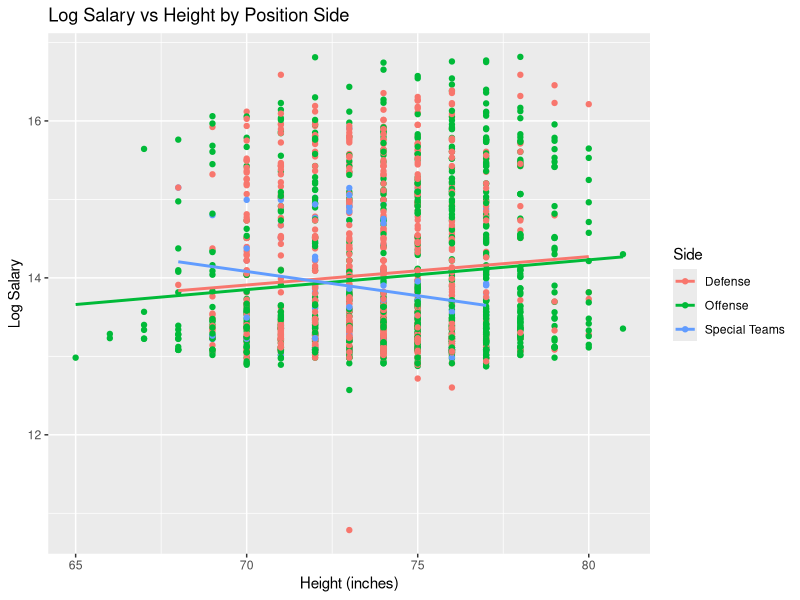
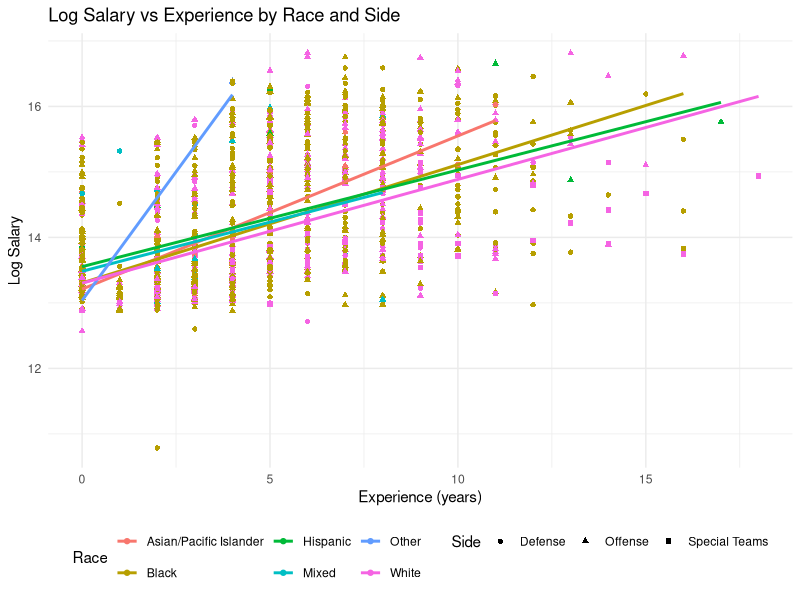
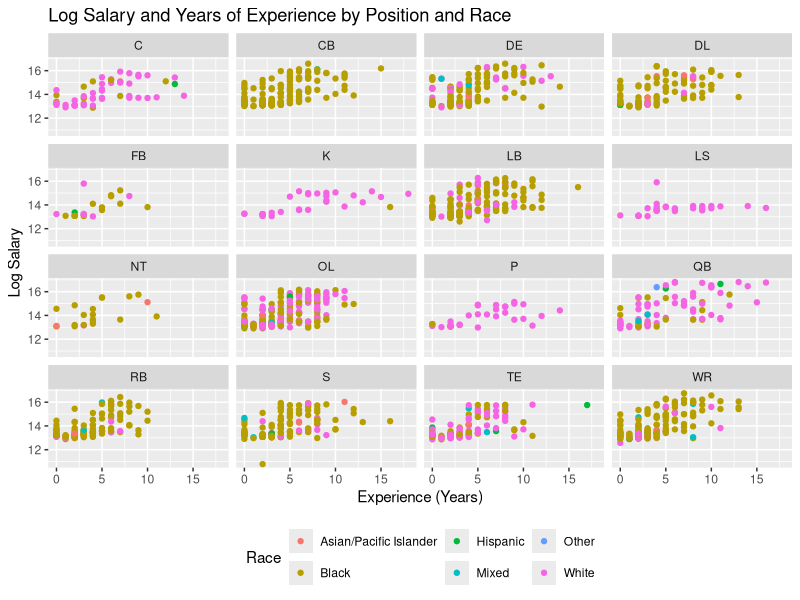
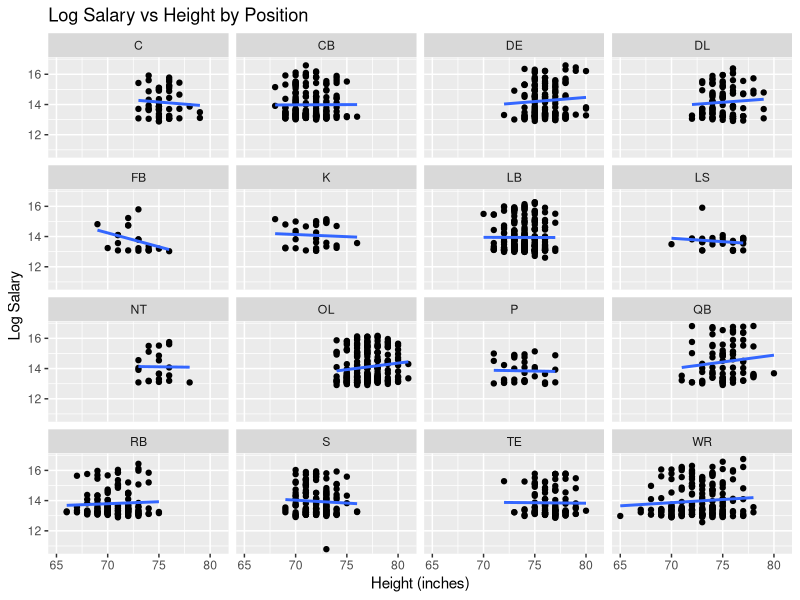
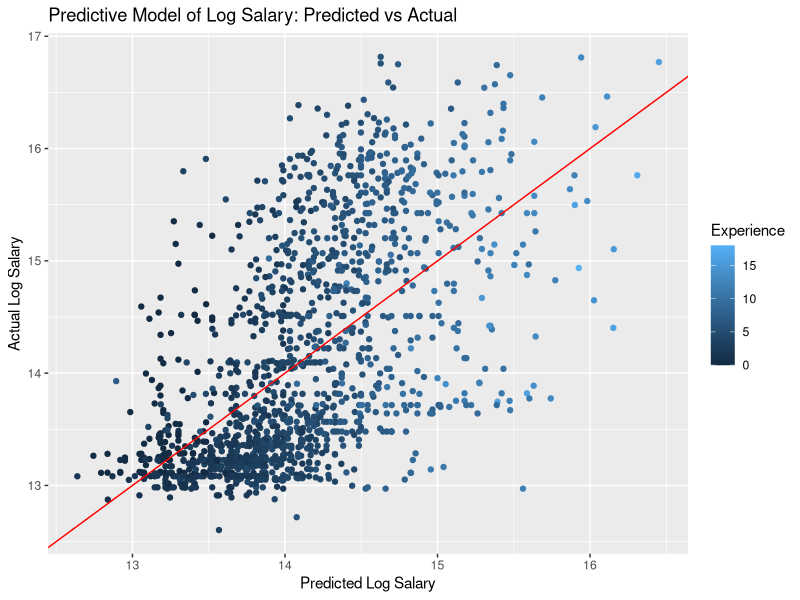
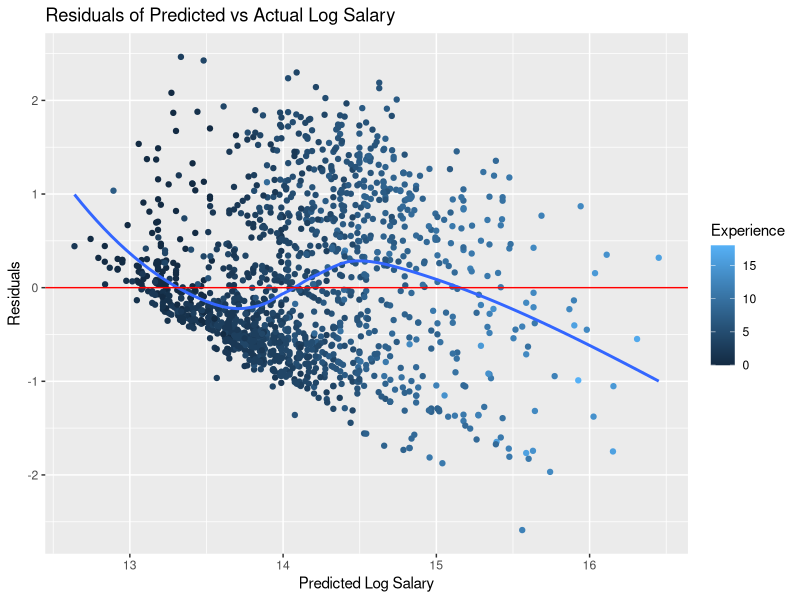
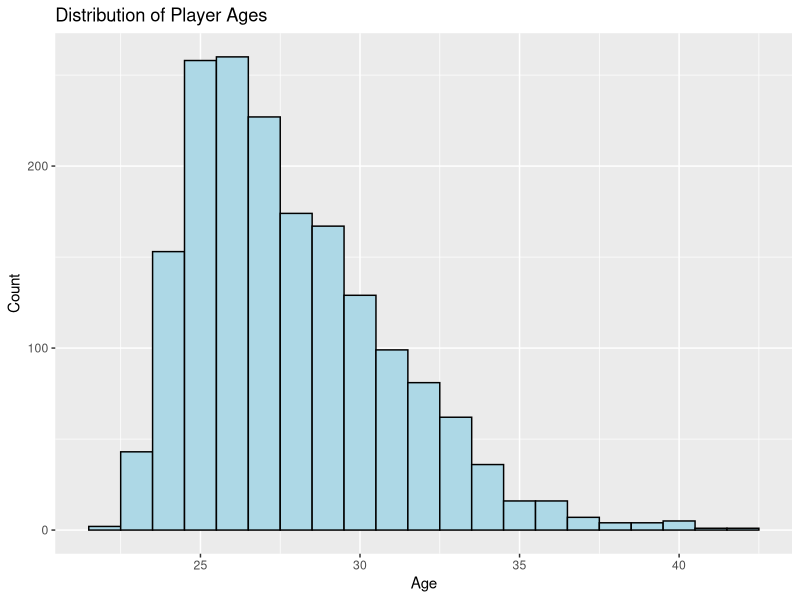
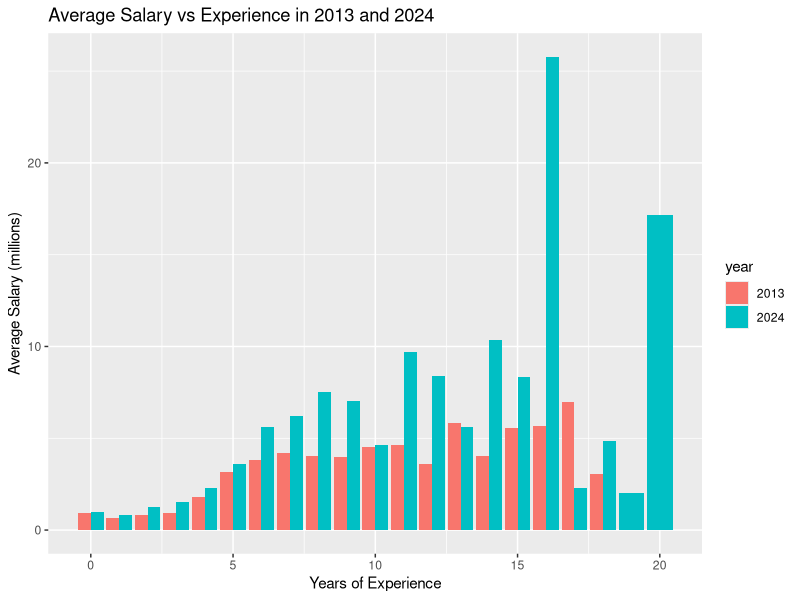

Write R code to recreate these figures, in order.
## ---- chunk 1
library( tidyverse )
library(scales)
knitr::opts_chunk$set(
    echo = TRUE,
    warning = FALSE,
    message = FALSE
    )

#Read in the data, note that we define several values in the original dataset as NA
nfl <- read_csv( "data/NFL-Census-Data-9.2.2013_clean.csv", 
                 na = c("NA","N/A","", "n/a", "#VALUE!") )

## ---- chunk 2
# Highest salary
max(nfl$Salary, na.rm = TRUE)

# Lowest salary
min(nfl$Salary, na.rm = TRUE)
## ---- chunk 3

nfl %>% 
    filter( Team == "SF" )  %>% 
    arrange( desc( Salary ) ) %>% 
    select( "Player Name", College, State ) %>% 
    head(5)
## ---- chunk 4

# Create a cleaned dataframe with NAs removed from Salary column

clean.dat <- nfl %>% 
    filter( !is.na( Salary ) )

clean.dat %>% 
    group_by( Position ) %>% 
    summarise( mean_salary = mean( Salary ), count = n() ) %>% 
    arrange( desc( mean_salary ) )

## ---- chunk 5
# Add logSal variable and clean up a data point with a typo

clean.dat <- clean.dat %>%
    mutate( logSal = log( Salary), Height = if_else(Height == "6;2/;", "6'2\"", Height ) )


model <- lm( logSal ~ Height, data = clean.dat )
summary( model )
exp( coef( model ) )

## ---- chunk 6
# Create a new model that incorporates both Position and Height

model <- lm( logSal ~ Height + Position, data = clean.dat )
summary( model )
exp( coef( model ) )

## ---- chunk 7
# Convert height into total inches

clean.dat <- clean.dat %>%
    separate( Height, into = c("feet", "inches"), sep = "'" ) %>%
    mutate( feet = parse_number( feet ), 
            inches = parse_number( inches ), 
            total_inches = feet * 12 + inches )

clean.dat %>% 
    group_by( Position ) %>% 
    summarise( mean_weight = mean( Weight, na.rm = TRUE ), 
               mean_height = mean( total_inches, na.rm = TRUE ) ) 

## ---- chunk 8

clean.dat <- clean.dat %>%
    mutate( Side = case_when(
        Position %in% c("C", "FB", "OL", "QB", "RB", "TE", "WR") ~ "Offense",
        Position %in% c("CB", "DE", "DL", "LB", "NT", "S") ~ "Defense",
        Position %in% c("K", "LS", "P") ~ "Special Teams",
        TRUE ~ NA_character_
    ) )

# Plot with the new `Side` variable instead of `Position`
ggplot( clean.dat, aes( x = total_inches, y = logSal, color = Side ) ) +
    geom_point() +
    geom_smooth( method = "lm", se = FALSE ) +
    labs( title = "Log Salary vs Height by Position Side",
          x = "Height (inches)",
          y = "Log Salary" ) +
    theme(legend.position = "right")

## ---- chunk 9

# Remove NA from Race column

clean.dat <- clean.dat %>% 
    filter( !is.na( Race ) )

# Combine Asian/Pacific Islander and Pacific Islander into one category called
# Asian/Pacific Islander, and Iranian, Native American, and Other into one
# category called Other. 

clean.dat <- clean.dat %>%
  mutate(
    Race = if_else(
      Race == "Pacific Islander",
      "Asian/Pacific Islander",
      Race
    )
  ) %>%
  mutate(
    Race = if_else(
      Race %in% c("Native American", "Other", "Iranian"),
      "Other",
      Race
    )
  )

ggplot(clean.dat, aes(x = Experience, y = logSal, color = Race)) +
  geom_point(aes(shape = Side)) +  
  geom_smooth(method = "lm", se = FALSE) +        
  labs(
    title = "Log Salary vs Experience by Race and Side",
    x = "Experience (years)",
    y = "Log Salary",
    shape = "Side"
  ) +
  theme_minimal() +
  theme(legend.position = "bottom")

## ---- chunk 10
# Using facet wrap, we broke out the data by Position (rather than Side).

ggplot( clean.dat, aes( x = Experience, y = logSal, color = Race ) ) +
    facet_wrap(~Position) +
    geom_point() +
    labs( title = "Log Salary and Years of Experience by Position and Race",
          x = "Experience (Years)",
          y = "Log Salary") +
    theme(legend.position = "bottom")


## ---- chunk 11
# Using facet wrap to break out the data by Position, and plotted log salary
# against height (in inches)

ggplot( clean.dat, aes( x = total_inches, y = logSal)) +
    facet_wrap(~Position) +
    geom_point() +
    geom_smooth( method = "lm", se = FALSE ) +
    labs( title = "Log Salary vs Height by Position",
          x = "Height (inches)",
          y = "Log Salary" ) +
    theme(legend.position = "bottom")

## ---- chunk 12

# I was cleaning na when fitting the model, so I got an error saying: ! Can't
# recycle input of size 1743 to size 1745. Then ChatGPT suggested to clean the
# data before fitting the model.

clean2 <- na.omit(clean.dat)

model_final <- lm( 
  logSal ~ Experience + Age + Position, 
  data = clean2,
  na.action = na.omit)

clean2$pred_logSal <- predict(model_final)

summary( model_final )

## ---- chunk 13

clean2 <- clean2 %>%
  filter(complete.cases(Experience, Age, Position))

# the above line was suggested by chatgpt after failing to filter na in multiple
# variables.

# model predicted vs actual
ggplot( clean2, aes( x = predict( model_final ), 
                     y = logSal , color = Experience) ) +
    geom_point() +
    geom_abline( slope = 1, intercept = 0, col = "red" ) +
    labs( title = "Predictive Model of Log Salary: Predicted vs Actual",
        y = "Actual Log Salary", 
        x = "Predicted Log Salary" 
        )
## ---- chunk 14
# residuals plot
ggplot( clean2, aes( x = predict( model_final ), 
                     y = resid( model_final ), color = Experience ) ) +
    geom_point() +
    geom_smooth( method = "loess", se = FALSE ) +
    geom_hline( yintercept = 0, col = "red" ) +
    labs( 
        title = "Residuals of Predicted vs Actual Log Salary",
        x = "Predicted Log Salary",
        y = "Residuals" 
        )

## ---- chunk 15
# Histogram of player ages

clean.dat %>%
    ggplot( aes( x = Age ) ) +
    geom_histogram( binwidth = 1, fill = "lightblue", color = "black" ) +
    labs( title = "Distribution of Player Ages",
          x = "Age",
          y = "Count" )

# Let's use the 75th percentile to estimate the age of retirement for NFL players.

quantile( clean.dat$Age, probs = 0.75, na.rm = TRUE )

summary( clean.dat$Age, na.rm = TRUE)
    
## ---- chunk 16
# With the help from ChatGPT, we clarified which sub-positions fall into the broader position categories (initials added to the list by us). 

table(clean.dat$Position)

# Not clearly indicated on the list from statista.com:
# C   DE   FB   LS  NT     S   
# Center, Defensive End, Fullback, Long Snapper, Nose Tackle, Safety

# List from statista.com, updated with missing positions based on ChatGPT's advice: 
# Kickers/punters (K, P, LS): 4.87 years
# Quarterbacks (QB): 4.44
# Offensive Linemen (OL, C): 3.63
# Defensive Linemen (DL, DE, NT): 3.24
# Linebackers (LB): 2.97
# Cornerbacks (CB, S): 2.94
# Tight Ends (TE): 2.85
# Wide receivers (WR): 2.81
# Running backs (RB, FB): 2.57
# Average across all positions: 3.3
## ---- chunk 17

clean.dat <- clean.dat %>%
    mutate( Career_Length = case_when(
        Position %in% c("K", "P", "LS") ~ 4.87,
        Position == "QB" ~ 4.44,
        Position %in% c("OL", "C") ~ 3.63,
        Position %in% c("DL", "DE", "NT") ~ 3.24,
        Position == "LB" ~ 2.97,
        Position %in% c("CB", "S") ~ 2.94,
        Position == "TE" ~ 2.85,
        Position == "WR" ~ 2.81,
        Position %in% c("RB", "FB") ~ 2.57,
        TRUE ~ NA_real_
    ) )

## ---- chunk 18

clean.dat %>% 
    group_by( Position ) %>% 
    summarise( median_salary = median( Salary, na.rm = TRUE ) ) 

# Put this data into a new data frame

position_earnings <- clean.dat %>%
    group_by( Position ) %>%
    summarise( median_salary = median( Salary, na.rm = TRUE ), 
               career_length = first( Career_Length ), 
               count = n() ) %>%
    mutate( lifetime_earnings = median_salary * career_length )


# Now we need a weighted average of lifetime earnings by position, based on the
# proportion of positions in the NFL dataset as a whole

position_earnings %>% 
    summarize(avg_lifetime = sum( (lifetime_earnings * count )/ sum( count )) )

## ---- chunk 19
nfl_24 <- read_csv( "data/Master-Player-List-2024.csv", 
                 na = c("NA","N/A","", "n/a", "#VALUE!") )

# Removing NAs from CapHit in 2024 dataset
clean.dat.24 <- nfl_24 %>% 
    filter( !is.na( CapHit ) )

# Creating Salary variable in 2024 dataset from CapHit
clean.dat.24 <- clean.dat.24 %>% 
    mutate( Salary = parse_number( CapHit ) )

# Finding the middle and average salary in both 2013 and 2024     
clean.dat %>% 
    filter( !is.na( Salary ) ) %>%
    summarise( mean_2013 = mean( Salary ), 
               median_2013 = median( Salary ) )
               
clean.dat.24 %>% 
    filter( !is.na( Salary ) ) %>%
    summarise( mean_2024 = mean( Salary ), 
               median_2024 = median( Salary ) )

# Calculating the mean difference in pay between salaries in 2024 and 2013
pay_diff = mean( clean.dat.24$Salary ) - mean( clean.dat$Salary )
pay_diff

## ---- chunk 20
# Converting YrsExp variable in 2024 dataset to numeric, treating "R" as 0 years
# of experience

clean.dat.24 <- clean.dat.24 %>%
  mutate(
    Experience = ifelse(YrsExp == "R", "0", YrsExp),
    Experience= as.numeric(Experience) )

# Cleaning position in 2024 dataset and creating Side variable similar to 2013
# dataset

clean.dat.24 <- clean.dat.24 %>%
  mutate(
    Side = case_when(
      Position %in% c(
        "C", "FB", "OT", "OG", "QB",
        "RB", "TE", "WR", "OL"
      ) ~ "Offense",
      
      Position %in% c(
        "DB", "LB", "DE", "DT", "DL",
        "CB", "NT", "SS", "FS",
        "OLB", "MLB", "ILB", "SAF"
      ) ~ "Defense",
      
      Position %in% c(
        "K", "LS", "P"
      ) ~ "Special Teams",
      
      TRUE ~ NA_character_
    )
  )

# Cleaning position in 2024 dataset so that the positions are similar to 2013
# dataset

clean.dat.position <- clean.dat.24 %>%
  mutate( Position = case_when(
      Position %in% c("OT", "OG", "OL") ~ "OL",
      Position == "C"                   ~ "C",
      Position == "FB"                  ~ "FB",
      Position == "QB"                  ~ "QB",
      Position == "RB"                  ~ "RB",
      Position == "TE"                  ~ "TE",
      Position == "WR"                  ~ "WR",
      Position %in% c("DB", "CB")       ~ "CB",
      Position %in% c("SS", "FS", "SAF") ~ "S",
      Position %in% c("LB", "OLB", "MLB", "ILB") ~ "LB",
      Position %in% c("DT", "DL")       ~ "DL",
      Position == "NT"                  ~ "NT",
      Position == "DE"                  ~ "DE",
      Position == "K"                  ~ "K",
      Position == "P"                  ~ "P",
      Position == "LS"                  ~ "LS",
      TRUE                              ~ NA_character_ ) )

## ---- chunk 21
# Create dataset with the mean salary for each experience level in both 2013 and 2024
exp.sum <- bind_rows(
  clean.dat %>%
    group_by(Experience) %>%
    summarise(mean_salary = mean(Salary, na.rm = TRUE) ) %>%
    mutate(year = "2013"),
  clean.dat.24 %>%
    group_by(Experience) %>%
    summarise(mean_salary = mean(Salary, na.rm = TRUE) ) %>%
    mutate(year = "2024") )

# Calculate the mean salary difference and percent change between 2013 and 2024
# for player experience
exp.sum %>% 
  group_by( Experience ) %>% 
  summarise( mean_salary_2013 = mean( mean_salary[ year == "2013" ] ), 
             mean_salary_2024 = mean( mean_salary[ year == "2024" ] ) ) %>%
  mutate( salary_diff = mean_salary_2024 - mean_salary_2013 ) %>%
  mutate ( percent_diff = salary_diff / mean_salary_2013 * 100 ) %>%
  arrange( desc( percent_diff ) ) 
## ---- chunk 22
ggplot(exp.sum, aes(x = Experience, y = mean_salary, fill = year)) +
  geom_col(position = "dodge") +
  scale_y_continuous( labels = function(x) x / 1e6,
                     name   = "Average Salary (millions)" ) +
  labs( title = "Average Salary vs Experience in 2013 and 2024",
    x = "Years of Experience" )

## ---- chunk 23
# create dataset with the mean salary for each side of the ball in both 2013 
# and 2024
side.sum <- bind_rows(
  clean.dat %>%
    group_by(Side) %>%
    summarise(mean_salary = mean(Salary, na.rm = TRUE) ) %>%
    mutate(year = "2013"),
  clean.dat.24 %>%
    group_by(Side) %>%
    summarise(mean_salary = mean(Salary, na.rm = TRUE) ) %>%
    mutate(year = "2024") )

# Calculating the mean salary difference and percent change between 2013 and 2024
# for each side of the ball
side.sum %>% 
  group_by( Side ) %>% 
  summarise( mean_salary_2013 = mean( mean_salary[ year == "2013" ] ), 
             mean_salary_2024 = mean( mean_salary[ year == "2024" ] ) ) %>%
  mutate( salary_diff = mean_salary_2024 - mean_salary_2013 ) %>%
  mutate ( percent_diff = salary_diff / mean_salary_2013 * 100 ) %>%
  arrange( desc( percent_diff ) )
## ---- chunk 24
# Plotting Average Salary differences between 2013 and 2024 based on side
ggplot(side.sum, aes(x = Side, y = mean_salary, fill = year)) +
  geom_col(position = "dodge") +
  scale_y_continuous( labels = function(x) x / 1e6,
                     name   = "Average Salary (millions)" ) +
  labs( title = "Average Salary Difference vs Player Category in 2013 and 2024",
    x = "Player Category" )   

## ---- chunk 25
# create dataset with the mean salary for each position in both 2013 and 2024
position.sum <- bind_rows(
  clean.dat %>%
    group_by(Position) %>%
    summarise(mean_salary = mean(Salary, na.rm = TRUE) ) %>%
    mutate(year = "2013"),
  clean.dat.position %>%
    group_by(Position) %>%
    summarise(mean_salary = mean(Salary, na.rm = TRUE) ) %>%
    mutate(year = "2024") )

# Calculating the mean salary difference and percent change between 2013 and 
# 2024 for each position
position.sum %>% 
  group_by( Position ) %>% 
  summarise( mean_salary_2013 = mean( mean_salary[ year == "2013" ] ), 
             mean_salary_2024 = mean( mean_salary[ year == "2024" ] ) ) %>%
  mutate( salary_diff = mean_salary_2024 - mean_salary_2013 ) %>%
  mutate ( percent_diff = salary_diff / mean_salary_2013 * 100 ) %>%
  arrange( desc( percent_diff ) )
## ---- chunk 26
# Plotting Average Salary differences between 2013 and 2024 based on position
ggplot(position.sum, aes(x = Position, y = mean_salary, fill = year)) +
  geom_col(position = "dodge") +
  scale_y_continuous( labels = function(x) x / 1e6,
                     name   = "Average Salary (millions)" ) +
  labs( title = "Average Salary Difference vs Position in 2013 and 2024",
    x = "Position" )
